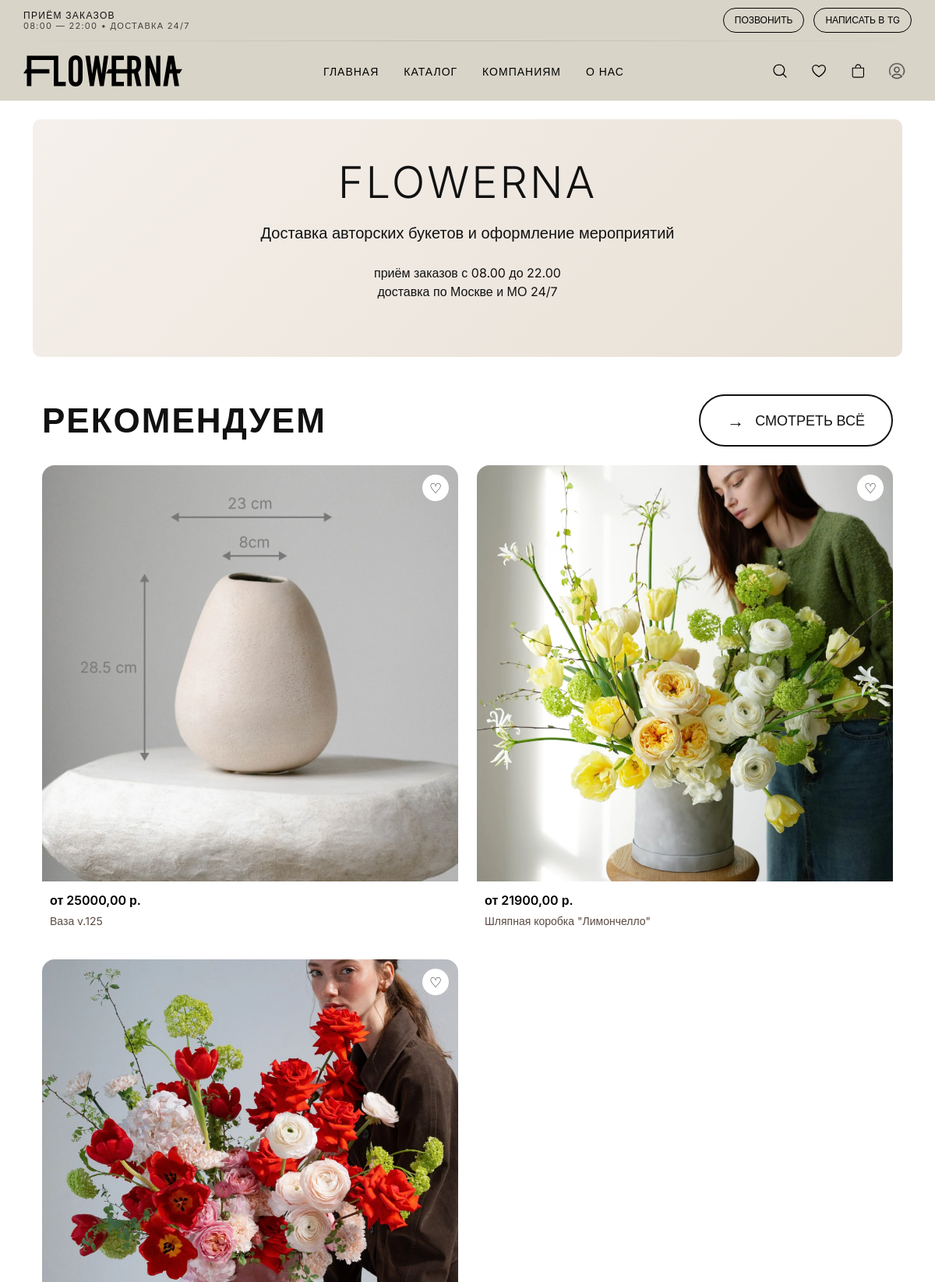
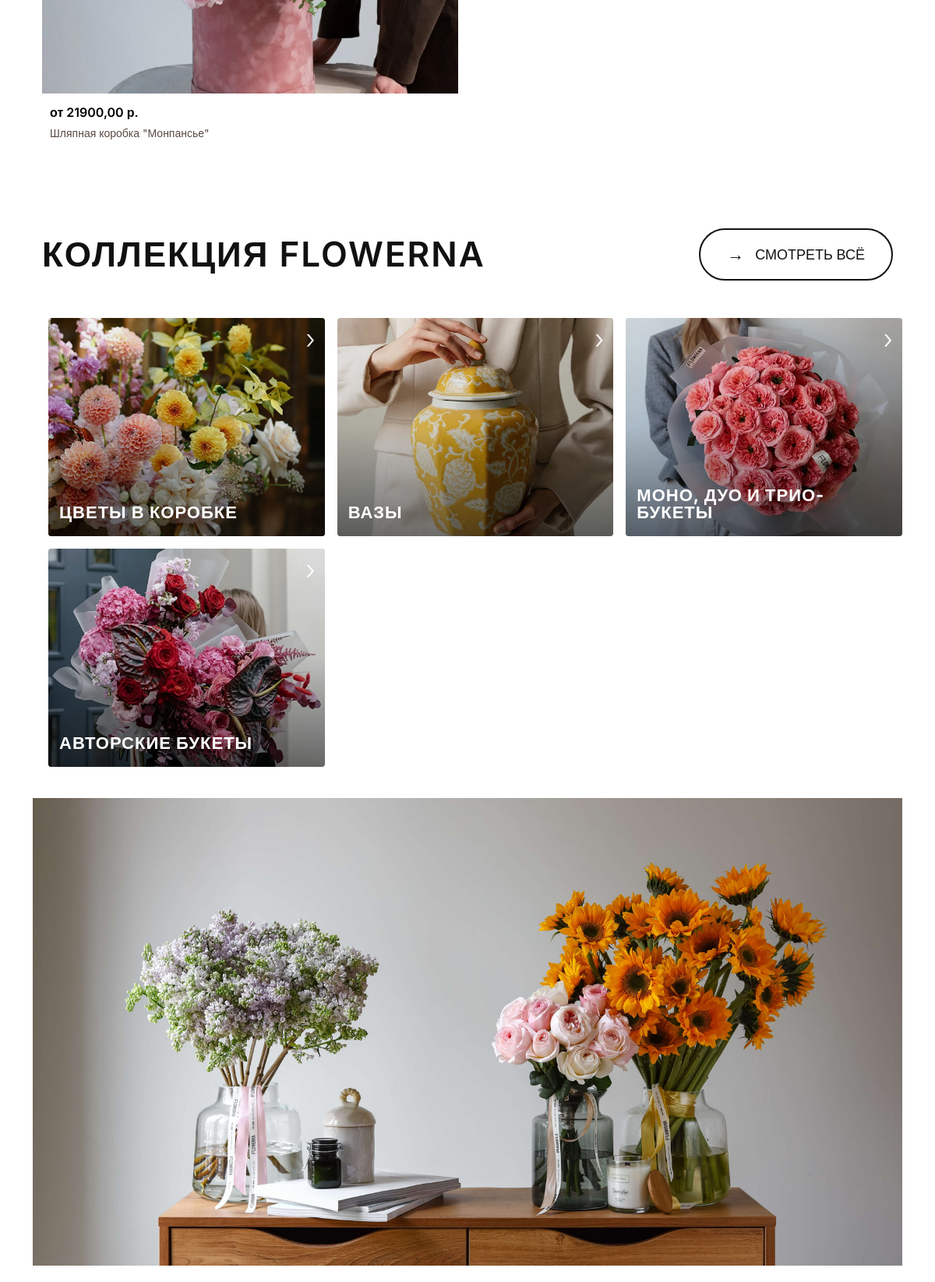
The page / (upper part) on the database its author committed (2 pictures, top to bottom).
### catalog/models.py (models this page shows, shortened)
class Product(models.Model):
    id = models.AutoField(primary_key=True)
    category = models.ForeignKey(Category, on_delete=models.CASCADE, related_name='products', null=True, blank=True)
    name = models.CharField(max_length=255)
    price = models.DecimalField(max_digits=10, decimal_places=2)
    description = models.TextField(null=True, blank=True)
    is_available = models.BooleanField(default=True)
    image = models.ImageField(upload_to='products/', null=True, blank=True, verbose_name='Изображение')
    is_recommended = models.BooleanField(default=False)
    class Meta:
        verbose_name = 'Товар'
        verbose_name_plural = 'Товары'

class Category(models.Model):
    id = models.AutoField(primary_key=True)
    name = models.CharField(max_length=255)
    description = models.TextField(null=True, blank=True)
    image = models.ImageField(upload_to='categories/', null=True, blank=True, verbose_name='Изображение')
    slug = AutoSlugField(
        populate_from='name',
        unique=True,
        blank=True,
        always_update=True,
    )
    is_featured = models.BooleanField(default=False)
    class Meta:
        verbose_name = 'Категория'
        verbose_name_plural = 'Категории'

### catalog/views.py (the view)
# urls.py: path('', views.my_view, name='home'),  # главная
def my_view(request):
    categories = Category.objects.filter(is_featured=True)
    recommended_products = Product.objects.filter(is_recommended=True)
    return render(request, 'index.html', {
        'categories': categories,
        'recommended_products': recommended_products,
    })

### catalog/context_processors.py (called while the page is built)
def categories_processor(request):
    footer_category_slugs = [
        'avtorskie-bukety',
        'vazy',
        'mono-duo-i-trio-bukety',
        'korziny-tsvetov',
        'cveti-v-korobke'
    ]
    footer_categories = Category.objects.filter(
        slug__in=footer_category_slugs
    ).order_by('name')
    return {
        'footer_categories': footer_categories
    }

### templates/index.html (shortened to what this page needs)
{% extends 'base.html' %}
{% load static %}
{% block content %}
    <section class="text-center py-5"
             style="background: linear-gradient(135deg, #f5f0eb 0%, #e8e0d5 100%); padding: 80px 20px; border-radius: 10px;">
        <h1 class="display-4 mb-3" style="letter-spacing: 3px;">FLOWERNA</h1>
        <p class="lead mb-4">Доставка авторских букетов и оформление мероприятий</p>
        <p class="mb-4">приём заказов с 08.00 до 22.00<br>доставка по Москве и МО 24/7</p>
    </section>
    <section class="recommend-section py-5">
        <div class="container">
            <div class="d-flex justify-content-between align-items-center mb-4 flex-wrap gap-3">
                <h2 class="recommend-section__title mb-0">РЕКОМЕНДУЕМ</h2>
                <a href="{% url 'catalog' %}" class="recommend-section__btn">
                    <span class="recommend-section__arrow">→</span>
                    <span>СМОТРЕТЬ ВСЁ</span>
                </a>
            </div>
            <div class="recommend-grid">
                {% for product in recommended_products %}
                    <a href="#" class="recommend-card">
                        <div class="recommend-card__img-wrap">
                            {% if product.image %}
                                <img src="{{ product.image.url }}" alt="{{ product.name }}" class="recommend-card__img">
                            {% else %}
                                <div class="recommend-card__img hero-card__img--empty"></div>
                            {% endif %}
                            <div class="recommend-card__heart">♡</div>
                        </div>
                        <div class="recommend-card__meta">
                            <div class="recommend-card__price">от {{ product.price }} р.</div>
                            <div class="recommend-card__name">{{ product.name }}</div>
                        </div>
                    </a>
                {% endfor %}
            </div>
        </div>
    </section>
    <section class="text-center my-5">
        <div class="container d-flex justify-content-between align-items-center mb-4 flex-wrap gap-3">
            <h2 class="recommend-section__title mb-0">
                КОЛЛЕКЦИЯ FLOWERNA
            </h2>
            <a href="{% url 'catalog' %}" class="recommend-section__btn">
                <span class="recommend-section__arrow">→</span>
                <span>СМОТРЕТЬ ВСЁ</span>
            </a>
        </div>
    </section>
    <section class="hero-cards">
        {% if categories %}
            <div class="hero-grid">
                {% for category in categories %}
                    <a href="/{{ category.slug }}/" class="hero-card">
                        {% if category.image %}
                            <img src="{{ category.image.url }}" alt="{{ category.name }}" class="hero-card__img">
                        {% else %}
                            <div class="hero-card__img hero-card__img--empty"></div>
                        {% endif %}
                        <div class="hero-card__overlay"></div>
                        <div class="hero-card__content">
                            <h2 class="hero-card__title">{{ category.name }}</h2>
                        </div>
                        <div class="hero-card__arrow">›</div>
                    </a>
                {% endfor %}
            </div>
        {% else %}
            <p>Категорий пока нет.</p>
        {% endif %}
    </section>
    <section class="hero-banner">
    <div class="container-fluid p-0">
        <img src="{% static 'images/index.jpg' %}" alt="Flowerna">
    </div>
</section>
{% endblock %}

### static/css/style.css (style rules this page uses)
body { font-family: "Inter", sans-serif; font-weight: 400; color: #111; }
.hero-cards { max-width: 100%; margin: 20px 0 0 20px; }
.hero-grid { display: flex; flex-wrap: wrap; gap: 16px; align-items: flex-start; }
.hero-card { position: relative; display: block; width: calc((100% - 32px) / 3); height: 280px; overflow: hidden; text-decoration: none; color: #fff; border-radius: 4px; background: #ddd; flex: 0 0 calc((100% - 32px) / 3); }
.hero-card__img { width: 100%; height: 100%; object-fit: cover; display: block; transform: scale(1); transition: transform 0.3s ease; }
.hero-card__overlay { position: absolute; inset: 0; background: linear-gradient( to top, rgba(0, 0, 0, 0.55) 0%, rgba(0, 0, 0, 0.15) 50%, rgba(0, 0, 0, 0.05) 100% ); }
.hero-card__content { position: absolute; left: 14px; bottom: 14px; right: 38px; z-index: 2; }
.hero-card__title { margin: 0 0 6px; font-size: 22px; font-weight: 700; letter-spacing: 1px; text-transform: uppercase; line-height: 1; }
.hero-card__arrow { position: absolute; right: 12px; top: 10px; z-index: 2; font-size: 34px; line-height: 1; color: #fff; font-weight: 300; }
.recommend-section { background: #fff; }
.recommend-section__title { font-size: 64px; text-transform: uppercase; font-weight: 600; letter-spacing: 2px; }
.recommend-section__btn { display: inline-flex; align-items: center; gap: 14px; padding: 18px 34px; border: 2px solid #111; border-radius: 999px; color: #111; text-decoration: none; font-size: 18px; font-weight: 500; }
.recommend-section__arrow { font-size: 22px; line-height: 1; }
.recommend-grid { display: grid; grid-template-columns: repeat(auto-fill, minmax(260px, 1fr)); gap: 24px; align-items: start; }
.recommend-card { display: flex; flex-direction: column; height: 100%; width: 100%; border-radius: 16px; overflow: hidden; background: #fff; color: inherit; text-decoration: none; transition: transform 0.25s ease, box-shadow 0.25s ease; will-change: transform; }
.recommend-card__img-wrap { aspect-ratio: 1 / 1; overflow: hidden; }
.recommend-card__img { width: 100%; height: 100%; object-fit: cover; }
.recommend-card__heart { position: absolute; top: 12px; right: 12px; width: 34px; height: 34px; border-radius: 50%; background: #fff; display: flex; align-items: center; justify-content: center; font-size: 18px; }
.recommend-card__meta { padding: 12px 10px 16px; display: flex; flex-direction: column; gap: 6px; }
.recommend-card__price { font-weight: 600; font-size: 16px; color: #000; }
.recommend-card__name { font-size: 14px; color: #5a4a42; line-height: 1.3; }
@media (max-width: 1200px) { .recommend-grid { grid-template-columns: repeat(2, 1fr); } }
@media (max-width: 1200px) { .recommend-section__title { font-size: 44px; } }
.hero-banner img { width: 100%; height: 600px; object-fit: cover; display: block; margin-top: 40px; }

### templates/base.html (style rules this page uses)
html, body { height: 100%; margin: 0; }
body { display: flex; flex-direction: column; -webkit-font-smoothing: antialiased; -moz-osx-font-smoothing: grayscale; }

### rows shown on the page
Product: image (picture), price "25000,00", name "Ваза v.125"
Product: image (picture), price "21900,00", name "Шляпная коробка \"Лимончелло\""
Product: image (picture), price "21900,00", name "Шляпная коробка \"Монпансье\""
Category: image (picture), name "ЦВЕТЫ В КОРОБКЕ"
Category: image (picture), name "ВАЗЫ"
Category: image (picture), name "МОНО, ДУО И ТРИО-БУКЕТЫ"
Category: image (picture), name "АВТОРСКИЕ БУКЕТЫ"
